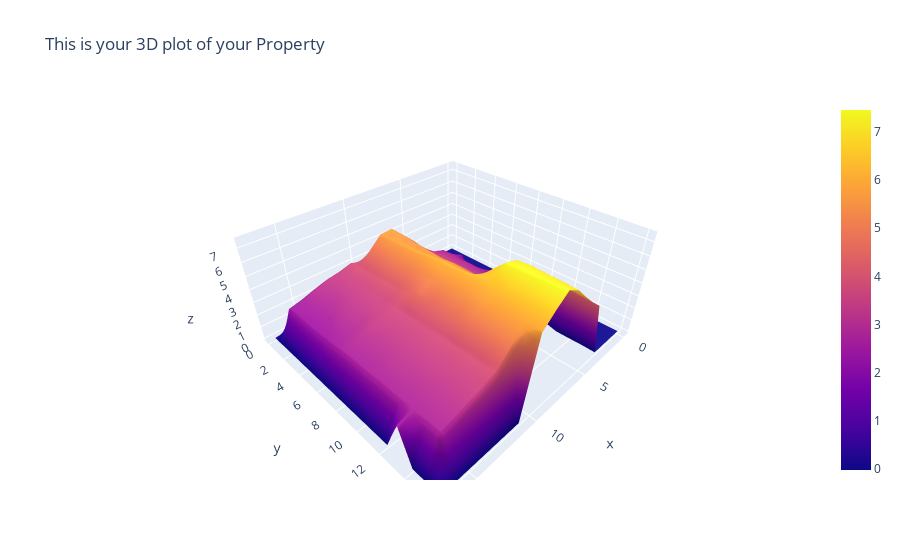

Source (notebook cell):
### Code cell
"""VISUALIZING THE PLOT"""
#3D plotting with ploty 


figure = go.Figure(data=[go.Surface(z = clipped_CHM[0])])

figure.update_layout(title='This is your 3D plot of your Property')

figure.show()

### Figure 1 — Plotly figure (JSON) as saved in the notebook; plotly's stock layout.template omitted (floating-point values rounded to 4 significant figures; data arrays with more than 128 entries replaced by an {"elided": "..."} marker saying what was removed)
{"data": [{"type": "surface", "z": {"elided": "17x18 float values"}}], "layout": {"title": {"text": "This is your 3D plot of your Property"}}}
